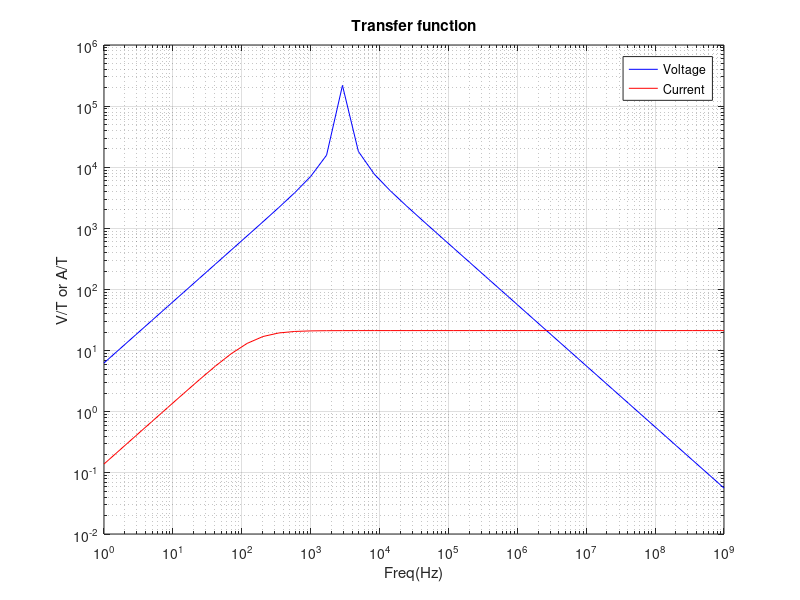
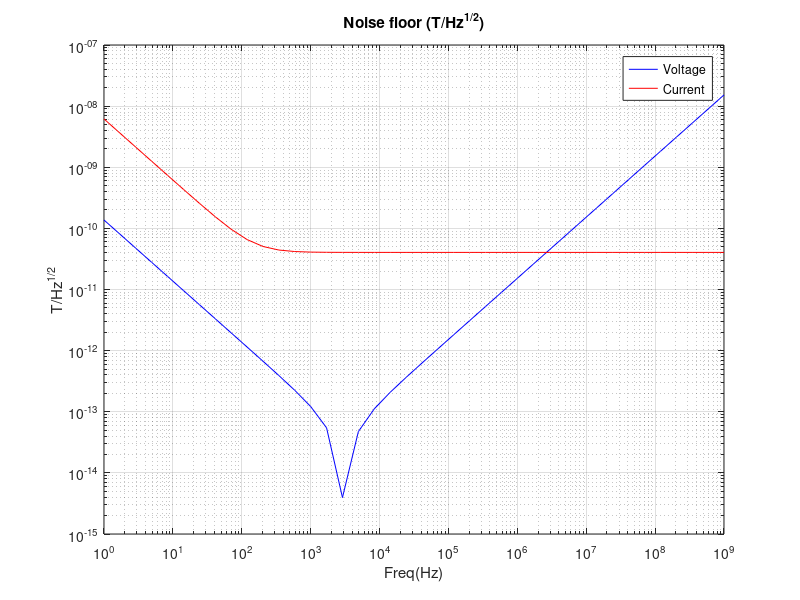

These charts were generated, in order, by the following MATLAB code:
% DRAFT current vs voltage sensitivity modes
% From timofeeva et all, 2011, "Optimized mini search coil magnetometer suited to large BW applications"
clear all, close all, clc

Rb = 45; % Ohms
Lb = 47e-3; %Henrys
Cb = 60e-9; % Faradays
Seq = 1; % flux equivalent surface

% Thermal noise
ro = 1.7e-8;
T = 25 + 273.15; % 25 C in Kelvins
kb = 1.3806488e-23; % J/K
e_nRb = sqrt(4*kb*T*Rb); % Volts

%% Frequencies of interest
freq= logspace(0,9,40);
omega = 2*pi*freq;

%% Voltage analysis (equation derived from Eth=... (date 30/7/2015 in notebook))
dEthdBe = -1j*omega*Seq./(1-Lb*Cb*(omega.^2)+1j*omega*Rb*Cb);
sensE = e_nRb./dEthdBe;

%% Current analysis
dIndBe = -1j*omega*Seq./(Rb+1j*omega*Lb);
sensI = e_nRb./dIndBe;

% Visualize transfer functions and sensitivity limits
h=figure;
loglog(freq,abs(dEthdBe),'b'),hold on,
loglog(freq,abs(dIndBe),'r')
grid on, xlabel('Freq(Hz)'),ylabel('V/T or A/T'),title('Transfer function')
legend('Voltage','Current')
hold off
h=figure;
loglog(freq,abs(sensE),'b'),hold on,
loglog(freq,abs(sensI),'r')
grid on, xlabel('Freq(Hz)'),ylabel('T/Hz^1^/^2'),title('Noise floor (T/Hz^1^/^2)')
legend('Voltage','Current')
hold off